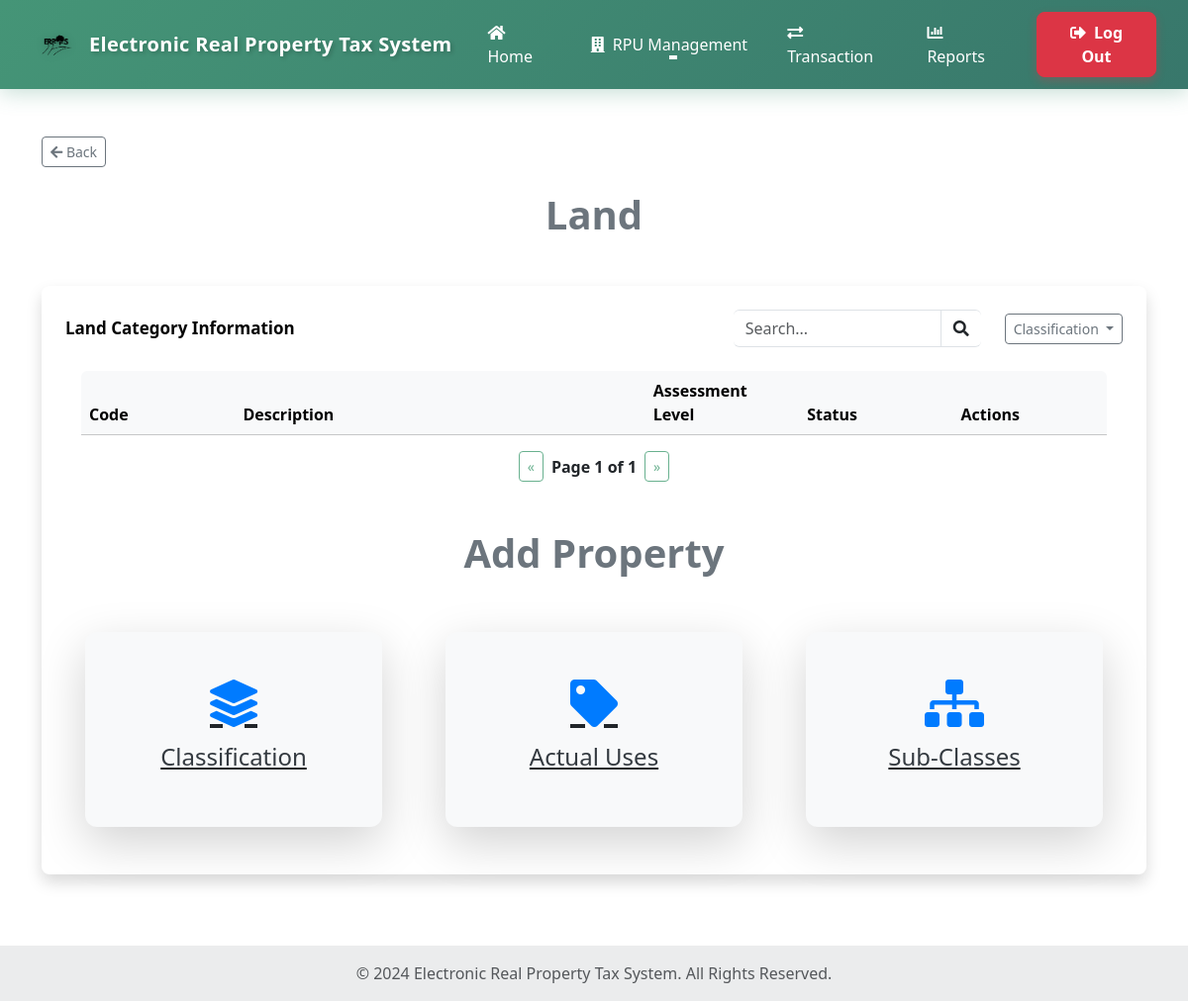
Page /Property.php on the earlier database version.
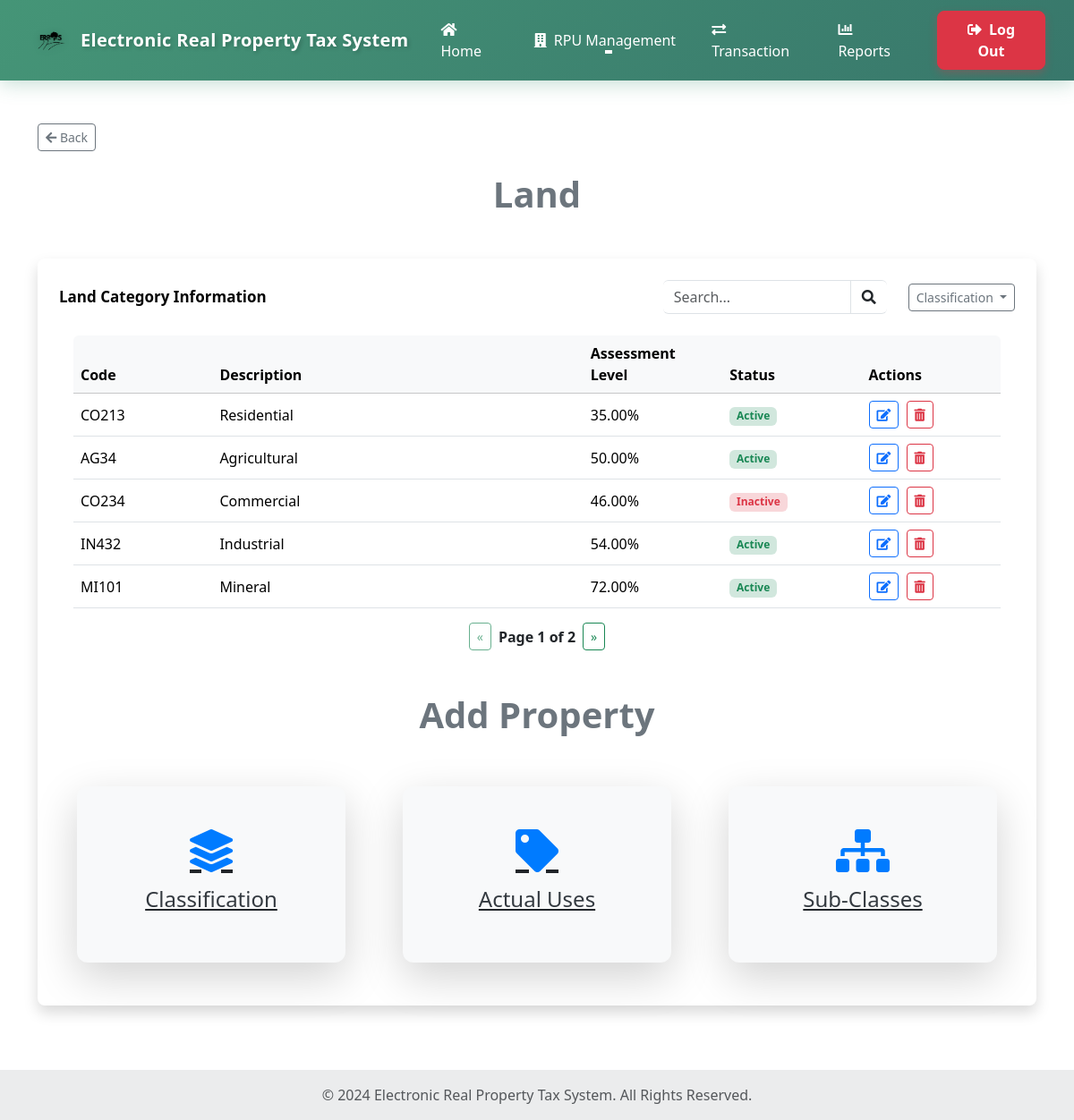
Same page on the later database version.
### tables this page shows
CREATE TABLE `classification` (
  `c_id` int(11) NOT NULL,
  `c_code` varchar(10) NOT NULL,
  `c_description` varchar(255) NOT NULL,
  `c_uv` decimal(10,2) NOT NULL,
  `c_status` enum('Active','Inactive') NOT NULL
);

### Property.php (the view, shortened to what the changed rows need)
<?php
$conn = Database::getInstance();
?>
<!doctype html>
<html lang="en">
<head>
  <link rel="stylesheet" href="https://cdnjs.cloudflare.com/ajax/libs/font-awesome/5.15.4/css/all.min.css">
  <link href="https://cdn.jsdelivr.net/npm/bootstrap@5.3.2/dist/css/bootstrap.min.css" rel="stylesheet">
  <link rel="stylesheet" href="main_layout.css">
  <link rel="stylesheet" href="header.css">
  <link rel="stylesheet" href="Location.css">
</head>
<body>
  <main class="container my-5">
    <div class="text-center mb-5">
      <h2 class="text-secondary font-weight-bold" style="font-size: 2.5rem;">Land</h2>
    </div>
    <div class="card border-0 shadow p-4 rounded-3 mb-4">
    <div class="px-3">
  <div class="table-responsive rounded">
    <div id="classificationContainer">
      <table class="table table-hover align-middle mb-0" id="classificationTable">
        <thead class="table-light">
          <tr>
            <th style="width: 15%">Code</th>
            <th style="width: 40%">Description</th>
            <th style="width: 15%">Assessment Level</th>
            <th style="width: 15%">Status</th>
            <th style="width: 15%">Actions</th>
          </tr>
        </thead>
        <tbody>
          <?php
          $query = "SELECT * FROM classification";
          $result = mysqli_query($conn, $query);
          while ($row = mysqli_fetch_assoc($result)): ?>
            <tr>
              <td><?= htmlspecialchars($row['c_code']) ?></td>
              <td><?= htmlspecialchars($row['c_description']) ?></td>
              <td><?= htmlspecialchars($row['c_uv']) ?>%</td>
              <td>
                <?php if ($row['c_status'] === 'Active'): ?>
                  <span class="badge bg-success-subtle text-success">Active</span>
                <?php else: ?>
                  <span class="badge bg-danger-subtle text-danger">Inactive</span>
                <?php endif; ?>
              </td>
              <td>
                <button class="btn btn-sm btn-outline-primary me-1 edit-btn"
                        data-table="classification"
                        data-code="<?= htmlspecialchars($row['c_code']) ?>"
                        data-description="<?= htmlspecialchars($row['c_description']) ?>"
                        data-assessment="<?= htmlspecialchars($row['c_uv']) ?>"
                        data-status="<?= htmlspecialchars($row['c_status']) ?>"
                        data-bs-toggle="modal"
                        data-bs-target="#editClassificationModal" title="Edit">
                  <i class="fas fa-edit"></i>
                </button>
                <button class="btn btn-sm btn-outline-danger delete-btn"
                        data-id="<?= (int)$row['c_id'] ?>"
                        data-table="classification" title="Delete">
                  <i class="fas fa-trash-alt"></i>
                </button>
              </td>
            </tr>
          <?php endwhile; ?>
        </tbody>
      </table>
      <div id="classificationPagination" class="d-flex justify-content-center align-items-center mt-3"></div>
    </div>
  </div>
</div>
    <div class="text-center mb-5">
      <h2 class="text-secondary font-weight-bold" style="font-size: 2.5rem;">Add Property</h2>
    </div>
  </main>
</body>
</html>

Differences in the rows shown:
added classification: c_code "CO213", c_description "Residential", c_uv "35.00", c_status "Active"
added classification: c_code "AG34", c_description "Agricultural", c_uv "50.00", c_status "Active"
added classification: c_code "CO234", c_description "Commercial", c_uv "46.00", c_status "Inactive"
added classification: c_code "IN432", c_description "Industrial", c_uv "54.00", c_status "Active"
added classification: c_code "MI101", c_description "Mineral", c_uv "72.00", c_status "Active"
Other differences:
text written by a page script: "« Page 1 of 1 »" → "« Page 1 of 2 »"
